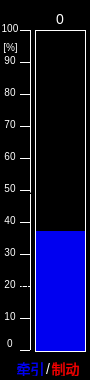
<?xml version="1.0" encoding="UTF-8"?>
<ui version="4.0">
 <class>CtrlTracBrake</class>
 <widget class="QWidget" name="CtrlTracBrake">
  <property name="geometry">
   <rect>
    <x>0</x>
    <y>0</y>
    <width>90</width>
    <height>380</height>
   </rect>
  </property>
  <property name="windowTitle">
   <string>Form</string>
  </property>
  <property name="styleSheet">
   <string notr="true">QWidget
{
	background-color:black;
border:1px solid transparent;
}</string>
  </property>
  <widget class="QLabel" name="label_15">
   <property name="geometry">
    <rect>
     <x>0</x>
     <y>308</y>
     <width>20</width>
     <height>17</height>
    </rect>
   </property>
   <property name="styleSheet">
    <string notr="true">font:10px;color:white</string>
   </property>
   <property name="text">
    <string>10</string>
   </property>
   <property name="alignment">
    <set>Qt::AlignCenter</set>
   </property>
  </widget>
  <widget class="QLabel" name="L1">
   <property name="geometry">
    <rect>
     <x>20</x>
     <y>350</y>
     <width>10</width>
     <height>1</height>
    </rect>
   </property>
   <property name="styleSheet">
    <string notr="true">border:1px solid white;</string>
   </property>
   <property name="text">
    <string/>
   </property>
   <property name="alignment">
    <set>Qt::AlignCenter</set>
   </property>
  </widget>
  <widget class="QLabel" name="L1_22">
   <property name="geometry">
    <rect>
     <x>20</x>
     <y>94</y>
     <width>10</width>
     <height>1</height>
    </rect>
   </property>
   <property name="styleSheet">
    <string notr="true">border:1px solid white;</string>
   </property>
   <property name="text">
    <string/>
   </property>
   <property name="alignment">
    <set>Qt::AlignCenter</set>
   </property>
  </widget>
  <widget class="QLabel" name="L1_17">
   <property name="geometry">
    <rect>
     <x>20</x>
     <y>158</y>
     <width>10</width>
     <height>1</height>
    </rect>
   </property>
   <property name="styleSheet">
    <string notr="true">border:1px solid white;</string>
   </property>
   <property name="text">
    <string/>
   </property>
   <property name="alignment">
    <set>Qt::AlignCenter</set>
   </property>
  </widget>
  <widget class="QLabel" name="L1_27">
   <property name="geometry">
    <rect>
     <x>20</x>
     <y>30</y>
     <width>10</width>
     <height>1</height>
    </rect>
   </property>
   <property name="styleSheet">
    <string notr="true">border:1px solid white;</string>
   </property>
   <property name="text">
    <string/>
   </property>
   <property name="alignment">
    <set>Qt::AlignCenter</set>
   </property>
  </widget>
  <widget class="QLabel" name="label_3">
   <property name="geometry">
    <rect>
     <x>0</x>
     <y>212</y>
     <width>20</width>
     <height>17</height>
    </rect>
   </property>
   <property name="styleSheet">
    <string notr="true">font:10px;color:white</string>
   </property>
   <property name="text">
    <string>40</string>
   </property>
   <property name="alignment">
    <set>Qt::AlignCenter</set>
   </property>
  </widget>
  <widget class="QLabel" name="label_12">
   <property name="geometry">
    <rect>
     <x>0</x>
     <y>116</y>
     <width>20</width>
     <height>17</height>
    </rect>
   </property>
   <property name="styleSheet">
    <string notr="true">font:10px;color:white</string>
   </property>
   <property name="text">
    <string>70</string>
   </property>
   <property name="alignment">
    <set>Qt::AlignCenter</set>
   </property>
  </widget>
  <widget class="QLabel" name="label_2">
   <property name="geometry">
    <rect>
     <x>0</x>
     <y>335</y>
     <width>20</width>
     <height>17</height>
    </rect>
   </property>
   <property name="styleSheet">
    <string notr="true">font:10px;color:white</string>
   </property>
   <property name="text">
    <string>0</string>
   </property>
   <property name="alignment">
    <set>Qt::AlignCenter</set>
   </property>
  </widget>
  <widget class="QLabel" name="label">
   <property name="geometry">
    <rect>
     <x>15</x>
     <y>360</y>
     <width>31</width>
     <height>17</height>
    </rect>
   </property>
   <property name="styleSheet">
    <string notr="true">color:rgb(0,0,240);
font:14px;</string>
   </property>
   <property name="text">
    <string>牵引</string>
   </property>
   <property name="alignment">
    <set>Qt::AlignCenter</set>
   </property>
  </widget>
  <widget class="QLabel" name="L1_18">
   <property name="geometry">
    <rect>
     <x>20</x>
     <y>62</y>
     <width>10</width>
     <height>1</height>
    </rect>
   </property>
   <property name="styleSheet">
    <string notr="true">border:1px solid white;</string>
   </property>
   <property name="text">
    <string/>
   </property>
   <property name="alignment">
    <set>Qt::AlignCenter</set>
   </property>
  </widget>
  <widget class="QLabel" name="label_4">
   <property name="geometry">
    <rect>
     <x>0</x>
     <y>276</y>
     <width>20</width>
     <height>17</height>
    </rect>
   </property>
   <property name="styleSheet">
    <string notr="true">font:10px;color:white</string>
   </property>
   <property name="text">
    <string>20</string>
   </property>
   <property name="alignment">
    <set>Qt::AlignCenter</set>
   </property>
  </widget>
  <widget class="QLabel" name="L1_9">
   <property name="geometry">
    <rect>
     <x>20</x>
     <y>286</y>
     <width>10</width>
     <height>1</height>
    </rect>
   </property>
   <property name="styleSheet">
    <string notr="true">border:1px solid white;</string>
   </property>
   <property name="text">
    <string>0.0</string>
   </property>
   <property name="alignment">
    <set>Qt::AlignCenter</set>
   </property>
  </widget>
  <widget class="QLabel" name="LBLBackground">
   <property name="geometry">
    <rect>
     <x>35</x>
     <y>30</y>
     <width>51</width>
     <height>322</height>
    </rect>
   </property>
   <property name="styleSheet">
    <string notr="true">background-color:rgb(0,0,240);
border:1px solid white;</string>
   </property>
   <property name="text">
    <string/>
   </property>
   <property name="alignment">
    <set>Qt::AlignCenter</set>
   </property>
  </widget>
  <widget class="QLabel" name="L1_13">
   <property name="geometry">
    <rect>
     <x>20</x>
     <y>254</y>
     <width>10</width>
     <height>1</height>
    </rect>
   </property>
   <property name="styleSheet">
    <string notr="true">border:1px solid white;</string>
   </property>
   <property name="text">
    <string/>
   </property>
   <property name="alignment">
    <set>Qt::AlignCenter</set>
   </property>
  </widget>
  <widget class="QLabel" name="L1_15">
   <property name="geometry">
    <rect>
     <x>20</x>
     <y>190</y>
     <width>10</width>
     <height>1</height>
    </rect>
   </property>
   <property name="styleSheet">
    <string notr="true">border:1px solid white;</string>
   </property>
   <property name="text">
    <string/>
   </property>
   <property name="alignment">
    <set>Qt::AlignCenter</set>
   </property>
  </widget>
  <widget class="QLabel" name="LBLValue">
   <property name="geometry">
    <rect>
     <x>40</x>
     <y>10</y>
     <width>40</width>
     <height>17</height>
    </rect>
   </property>
   <property name="styleSheet">
    <string notr="true">color:white;font:14px;</string>
   </property>
   <property name="text">
    <string>0</string>
   </property>
   <property name="alignment">
    <set>Qt::AlignCenter</set>
   </property>
  </widget>
  <widget class="QLabel" name="label_6">
   <property name="geometry">
    <rect>
     <x>0</x>
     <y>84</y>
     <width>20</width>
     <height>17</height>
    </rect>
   </property>
   <property name="styleSheet">
    <string notr="true">font:10px;color:white</string>
   </property>
   <property name="text">
    <string>80</string>
   </property>
   <property name="alignment">
    <set>Qt::AlignCenter</set>
   </property>
  </widget>
  <widget class="QLabel" name="label_11">
   <property name="geometry">
    <rect>
     <x>0</x>
     <y>52</y>
     <width>20</width>
     <height>17</height>
    </rect>
   </property>
   <property name="styleSheet">
    <string notr="true">font:10px;color:white</string>
   </property>
   <property name="text">
    <string>90</string>
   </property>
   <property name="alignment">
    <set>Qt::AlignCenter</set>
   </property>
  </widget>
  <widget class="QLabel" name="L1_16">
   <property name="geometry">
    <rect>
     <x>20</x>
     <y>126</y>
     <width>10</width>
     <height>1</height>
    </rect>
   </property>
   <property name="styleSheet">
    <string notr="true">border:1px solid white;</string>
   </property>
   <property name="text">
    <string/>
   </property>
   <property name="alignment">
    <set>Qt::AlignCenter</set>
   </property>
  </widget>
  <widget class="QLabel" name="LBLValueRect">
   <property name="geometry">
    <rect>
     <x>36</x>
     <y>31</y>
     <width>49</width>
     <height>200</height>
    </rect>
   </property>
   <property name="styleSheet">
    <string notr="true">border:1px solid transparent;</string>
   </property>
   <property name="text">
    <string/>
   </property>
   <property name="alignment">
    <set>Qt::AlignCenter</set>
   </property>
  </widget>
  <widget class="QLabel" name="label_14">
   <property name="geometry">
    <rect>
     <x>0</x>
     <y>244</y>
     <width>20</width>
     <height>17</height>
    </rect>
   </property>
   <property name="styleSheet">
    <string notr="true">font:10px;color:white</string>
   </property>
   <property name="text">
    <string>30</string>
   </property>
   <property name="alignment">
    <set>Qt::AlignCenter</set>
   </property>
  </widget>
  <widget class="QLabel" name="L1_14">
   <property name="geometry">
    <rect>
     <x>20</x>
     <y>318</y>
     <width>10</width>
     <height>1</height>
    </rect>
   </property>
   <property name="styleSheet">
    <string notr="true">border:1px solid white;</string>
   </property>
   <property name="text">
    <string/>
   </property>
   <property name="alignment">
    <set>Qt::AlignCenter</set>
   </property>
  </widget>
  <widget class="QLabel" name="L1_36">
   <property name="geometry">
    <rect>
     <x>30</x>
     <y>30</y>
     <width>1</width>
     <height>320</height>
    </rect>
   </property>
   <property name="styleSheet">
    <string notr="true">border:1px solid white;</string>
   </property>
   <property name="text">
    <string>0.0</string>
   </property>
   <property name="alignment">
    <set>Qt::AlignCenter</set>
   </property>
  </widget>
  <widget class="QLabel" name="L1_12">
   <property name="geometry">
    <rect>
     <x>20</x>
     <y>222</y>
     <width>10</width>
     <height>1</height>
    </rect>
   </property>
   <property name="styleSheet">
    <string notr="true">border:1px solid white;</string>
   </property>
   <property name="text">
    <string/>
   </property>
   <property name="alignment">
    <set>Qt::AlignCenter</set>
   </property>
  </widget>
  <widget class="QLabel" name="label_7">
   <property name="geometry">
    <rect>
     <x>0</x>
     <y>20</y>
     <width>20</width>
     <height>17</height>
    </rect>
   </property>
   <property name="styleSheet">
    <string notr="true">font:10px;color:white</string>
   </property>
   <property name="text">
    <string>100</string>
   </property>
   <property name="alignment">
    <set>Qt::AlignCenter</set>
   </property>
  </widget>
  <widget class="QLabel" name="label_9">
   <property name="geometry">
    <rect>
     <x>0</x>
     <y>40</y>
     <width>21</width>
     <height>15</height>
    </rect>
   </property>
   <property name="styleSheet">
    <string notr="true">color:white;
font:10px;</string>
   </property>
   <property name="text">
    <string>[%]</string>
   </property>
   <property name="alignment">
    <set>Qt::AlignCenter</set>
   </property>
  </widget>
  <widget class="QLabel" name="label_5">
   <property name="geometry">
    <rect>
     <x>0</x>
     <y>148</y>
     <width>20</width>
     <height>17</height>
    </rect>
   </property>
   <property name="styleSheet">
    <string notr="true">font:10px;color:white</string>
   </property>
   <property name="text">
    <string>60</string>
   </property>
   <property name="alignment">
    <set>Qt::AlignCenter</set>
   </property>
  </widget>
  <widget class="QLabel" name="label_13">
   <property name="geometry">
    <rect>
     <x>0</x>
     <y>180</y>
     <width>20</width>
     <height>17</height>
    </rect>
   </property>
   <property name="styleSheet">
    <string notr="true">font:10px;color:white</string>
   </property>
   <property name="text">
    <string>50</string>
   </property>
   <property name="alignment">
    <set>Qt::AlignCenter</set>
   </property>
  </widget>
  <widget class="QLabel" name="label_16">
   <property name="geometry">
    <rect>
     <x>50</x>
     <y>360</y>
     <width>31</width>
     <height>17</height>
    </rect>
   </property>
   <property name="styleSheet">
    <string notr="true">color:rgb(240,0,0);
font:14px;</string>
   </property>
   <property name="text">
    <string>制动</string>
   </property>
   <property name="alignment">
    <set>Qt::AlignCenter</set>
   </property>
  </widget>
  <widget class="QLabel" name="label_17">
   <property name="geometry">
    <rect>
     <x>40</x>
     <y>360</y>
     <width>16</width>
     <height>17</height>
    </rect>
   </property>
   <property name="styleSheet">
    <string notr="true">color:white;
font:14px;
background-color:transparent;</string>
   </property>
   <property name="text">
    <string>/</string>
   </property>
   <property name="alignment">
    <set>Qt::AlignCenter</set>
   </property>
  </widget>
 </widget>
 <resources/>
 <connections/>
</ui>
